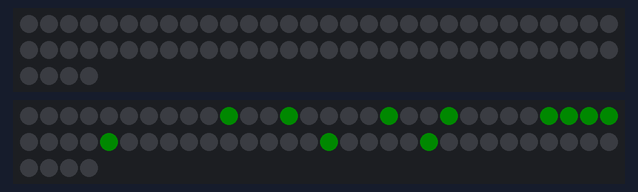
Simulated run of this sketch. Board: ESP32. On the bench: 2 × 64 RGB LEDs in strip order, left to right, continuing on the next row. Dim RGB values are drawn brighter than linear.

Above: at 0.1 s.

The sketch:

8bitnumbers_Numbers.ino
```cpp
#include <FastLED.h>
#define NUM_LEDS 64 // 64 LEDs per matrix, 2 matrices
#define DATA_PIN 27
#define DATA_PIN2 26
#define CHIPSET WS2812B
#define COLOR_ORDER GRB
#define BRIGHTNESS 20
CRGB leds[NUM_LEDS];
CRGB leds2[NUM_LEDS];


void setup() {
  Serial.begin(115200);
  FastLED.addLeds<CHIPSET, DATA_PIN, COLOR_ORDER>(leds, NUM_LEDS);
  FastLED.addLeds<CHIPSET, DATA_PIN, COLOR_ORDER>(leds2, NUM_LEDS);
  FastLED.setBrightness(BRIGHTNESS);

}

void loop() {
  int minutes = 3;
  int seconds = 4;
  // put your main code here, to run repeatedly:
  displayNumberOnMatrix(leds, minutes);
  displayNumberOnMatrix(leds2, seconds);
}

// Helper function to display a number on the LED matrix
uint8_t numberPatterns[10][8] = {
  {0b00000000, 0b00011000, 0b00100100, 0b00100100, 0b00100100, 0b00100100, 0b00011000, 0b00000000}, // 0
  {0b00000000, 0b00001000, 0b00011000, 0b00101000, 0b00010000, 0b00001000, 0b00111100, 0b00000000}, // 1
  {0b00000000, 0b00011000, 0b00100100, 0b00000100, 0b00010000, 0b00010000, 0b00111100, 0b00000000}, // 2
  {0b00000000, 0b00011000, 0b00100100, 0b00001100, 0b00110000, 0b00100100, 0b00011000, 0b00000000}, // 3
  {0b00000000, 0b00100100, 0b00100100, 0b00111100, 0b00100000, 0b00000100, 0b00100000, 0b00000000}, // 4
  {0b00000000, 0b00111100, 0b00000100, 0b00111000, 0b00100000, 0b00000100, 0b00011100, 0b00000000}, // 5
  {0b00000000, 0b00011000, 0b00100100, 0b00100000, 0b00011100, 0b00100100, 0b00011000, 0b00000000}, // 6
  {0b00000000, 0b00111110, 0b01000000, 0b00000100, 0b00010000, 0b00010000, 0b00000100, 0b00000000}, // 7
  {0b00000000, 0b00111100, 0b00100100, 0b00111100, 0b00100100, 0b00100100, 0b00111100, 0b00000000}, // 8
  {0b00000000, 0b00011000, 0b00100100, 0b00011100, 0b00100000, 0b00000100, 0b00011000, 0b00000000}  // 9
};


void displayNumberOnMatrix(CRGB* matrix, int number) {
  // Clear the matrix
  fill_solid(leds, NUM_LEDS, CRGB::Black);
  // Display the number on the matrix
  for(int row = 0; row < 8; row++) {
    for(int col = 0; col < 8; col++) {
      int ledIndex = row * 8 + col;
      if(bitRead(numberPatterns[number][row], 7 - col)) {
        matrix[ledIndex] = CRGB::Green;
    }
  }
}
FastLED.show();
}
```
